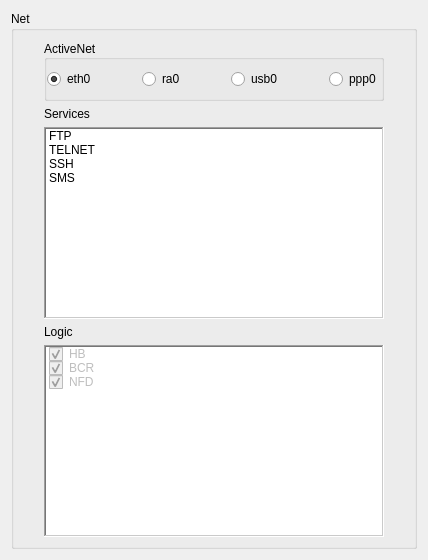
     <widget class="QWidget" name="page_Net">
      <layout class="QVBoxLayout" name="verticalLayout">
       <item>
        <widget class="QGroupBox" name="System_Net">
         <property name="font">
          <font>
           <weight>50</weight>
           <bold>false</bold>
          </font>
         </property>
         <property name="title">
          <string>Net</string>
         </property>
         <property name="flat">
          <bool>true</bool>
         </property>
         <property name="checkable">
          <bool>false</bool>
         </property>
         <layout class="QVBoxLayout" name="verticalLayout_7">
          <property name="leftMargin">
           <number>30</number>
          </property>
          <property name="rightMargin">
           <number>30</number>
          </property>
          <item>
           <widget class="QGroupBox" name="System_Net_ActiveNet_Enum">
            <property name="font">
             <font>
              <pointsize>9</pointsize>
              <italic>false</italic>
             </font>
            </property>
            <property name="layoutDirection">
             <enum>Qt::LeftToRight</enum>
            </property>
            <property name="title">
             <string>ActiveNet</string>
            </property>
            <property name="alignment">
             <set>Qt::AlignLeading|Qt::AlignLeft|Qt::AlignVCenter</set>
            </property>
            <property name="flat">
             <bool>true</bool>
            </property>
            <property name="checkable">
             <bool>false</bool>
            </property>
            <layout class="QHBoxLayout" name="horizontalLayout_6">
             <property name="leftMargin">
              <number>0</number>
             </property>
             <property name="rightMargin">
              <number>0</number>
             </property>
             <item>
              <widget class="QRadioButton" name="System_Net_ActiveNet_Enum_eth0">
               <property name="text">
                <string>eth0</string>
               </property>
               <property name="checked">
                <bool>true</bool>
               </property>
              </widget>
             </item>
             <item>
              <spacer name="horizontalSpacer_47">
               <property name="orientation">
                <enum>Qt::Horizontal</enum>
               </property>
               <property name="sizeHint" stdset="0">
                <size>
                 <width>40</width>
                 <height>20</height>
                </size>
               </property>
              </spacer>
             </item>
             <item>
              <widget class="QRadioButton" name="System_Net_ActiveNet_Enum_ra0">
               <property name="text">
                <string>ra0</string>
               </property>
              </widget>
             </item>
             <item>
              <spacer name="horizontalSpacer_48">
               <property name="orientation">
                <enum>Qt::Horizontal</enum>
               </property>
               <property name="sizeHint" stdset="0">
                <size>
                 <width>40</width>
                 <height>20</height>
                </size>
               </property>
              </spacer>
             </item>
             <item>
              <widget class="QRadioButton" name="System_Net_ActiveNet_Enum_usb0">
               <property name="text">
                <string>usb0</string>
               </property>
              </widget>
             </item>
             <item>
              <spacer name="horizontalSpacer_49">
               <property name="orientation">
                <enum>Qt::Horizontal</enum>
               </property>
               <property name="sizeHint" stdset="0">
                <size>
                 <width>40</width>
                 <height>20</height>
                </size>
               </property>
              </spacer>
             </item>
             <item>
              <widget class="QRadioButton" name="System_Net_ActiveNet_Enum_ppp0">
               <property name="text">
                <string>ppp0</string>
               </property>
              </widget>
             </item>
            </layout>
           </widget>
          </item>
          <item>
           <widget class="QLabel" name="label_30">
            <property name="text">
             <string>Services</string>
            </property>
           </widget>
          </item>
          <item>
           <widget class="QListWidget" name="System_Net_Sevice_Check_Item">
            <property name="frameShape">
             <enum>QFrame::WinPanel</enum>
            </property>
            <item>
             <property name="text">
              <string>FTP</string>
             </property>
             <property name="checkState">
              <enum>Unchecked</enum>
             </property>
             <property name="icon">
              <iconset resource="../IDE.qrc">
               <normaloff>:/Menu/rc/Menu/chat.png</normaloff>:/Menu/rc/Menu/chat.png</iconset>
             </property>
            </item>
            <item>
             <property name="text">
              <string>TELNET</string>
             </property>
             <property name="checkState">
              <enum>Unchecked</enum>
             </property>
             <property name="icon">
              <iconset resource="../IDE.qrc">
               <normaloff>:/Menu/rc/Menu/chat.png</normaloff>:/Menu/rc/Menu/chat.png</iconset>
             </property>
            </item>
            <item>
             <property name="text">
              <string>SSH</string>
             </property>
             <property name="checkState">
              <enum>Unchecked</enum>
             </property>
             <property name="icon">
              <iconset resource="../IDE.qrc">
               <normaloff>:/Menu/rc/Menu/chat.png</normaloff>:/Menu/rc/Menu/chat.png</iconset>
             </property>
            </item>
            <item>
             <property name="text">
              <string>SMS</string>
             </property>
             <property name="checkState">
              <enum>Unchecked</enum>
             </property>
             <property name="icon">
              <iconset resource="../IDE.qrc">
               <normaloff>:/Menu/rc/Menu/chat.png</normaloff>:/Menu/rc/Menu/chat.png</iconset>
             </property>
            </item>
           </widget>
          </item>
          <item>
           <widget class="QLabel" name="label_75">
            <property name="text">
             <string>Logic</string>
            </property>
           </widget>
          </item>
          <item>
           <widget class="QListWidget" name="System_Net_Logic_Check_Item">
            <property name="inputMethodHints">
             <set>Qt::ImhNone</set>
            </property>
            <property name="frameShape">
             <enum>QFrame::WinPanel</enum>
            </property>
            <property name="frameShadow">
             <enum>QFrame::Sunken</enum>
            </property>
            <property name="selectionMode">
             <enum>QAbstractItemView::MultiSelection</enum>
            </property>
            <item>
             <property name="text">
              <string>HB</string>
             </property>
             <property name="checkState">
              <enum>Checked</enum>
             </property>
             <property name="icon">
              <iconset resource="../IDE.qrc">
               <normaloff>:/Menu/rc/Menu/chat.png</normaloff>:/Menu/rc/Menu/chat.png</iconset>
             </property>
             <property name="flags">
              <set>ItemIsSelectable|ItemIsDragEnabled|ItemIsUserCheckable</set>
             </property>
            </item>
            <item>
             <property name="text">
              <string>BCR</string>
             </property>
             <property name="checkState">
              <enum>Checked</enum>
             </property>
             <property name="icon">
              <iconset resource="../IDE.qrc">
               <normaloff>:/Menu/rc/Menu/chat.png</normaloff>:/Menu/rc/Menu/chat.png</iconset>
             </property>
             <property name="flags">
              <set>ItemIsSelectable|ItemIsDragEnabled|ItemIsUserCheckable</set>
             </property>
            </item>
            <item>
             <property name="text">
              <string>NFD</string>
             </property>
             <property name="checkState">
              <enum>Checked</enum>
             </property>
             <property name="icon">
              <iconset resource="../IDE.qrc">
               <normaloff>:/Menu/rc/Menu/chat.png</normaloff>:/Menu/rc/Menu/chat.png</iconset>
             </property>
             <property name="flags">
              <set>ItemIsSelectable|ItemIsDragEnabled|ItemIsUserCheckable</set>
             </property>
            </item>
           </widget>
          </item>
         </layout>
        </widget>
       </item>
      </layout>
     </widget>
